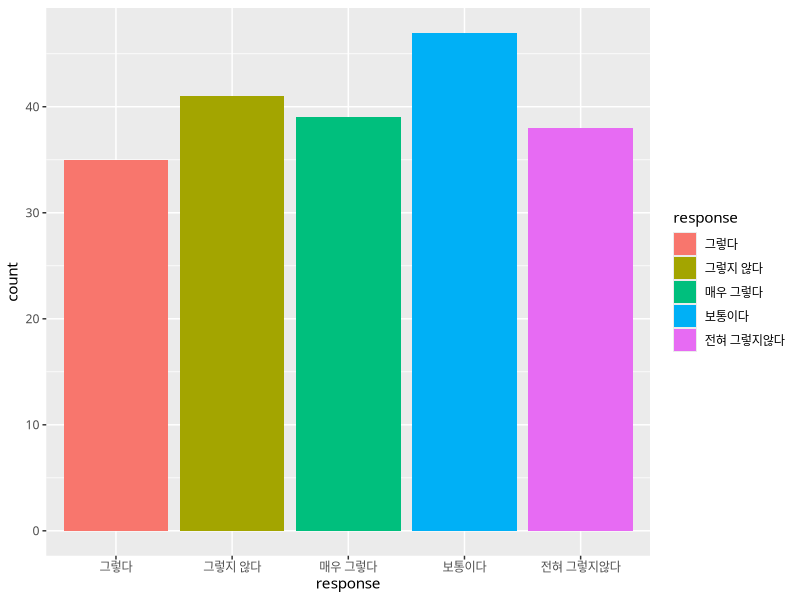
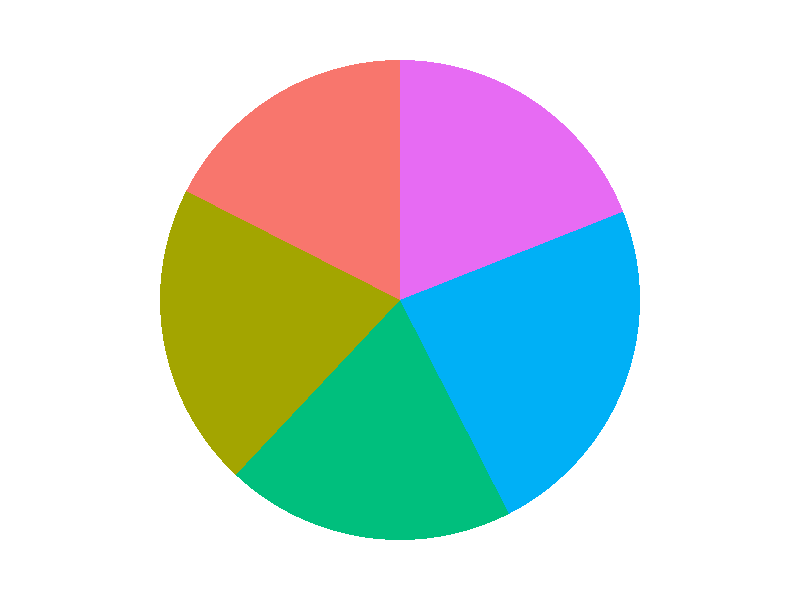

The R script that drew these images, in order:
## ---- chunk 1
#| echo: false
#| message: false
#| layout-nrow: 1

library(ggplot2)
library(dplyr)
theme_set(theme_gray(base_family = 'NanumGothic'))

set.seed(1234)
v <- data.frame(
  response = sample(c("매우 그렇다", "그렇다", "보통이다", "그렇지 않다", "전혀 그렇지않다"), size = 200, replace = T)
)

v %>% 
  group_by(response) %>% 
  summarise(count= n()) %>% 
  ggplot(aes(x = response, y = count, fill = response)) + 
  geom_bar(stat = 'identity')

v %>% 
  group_by(response) %>% 
  summarise(count= n()) %>% 
  ggplot(aes(x = '', y = count, fill = response)) + 
  geom_bar(stat = 'identity', width = 1) + 
  coord_polar('y', start = 0) + 
  theme_void() + theme(legend.position = 'none')
